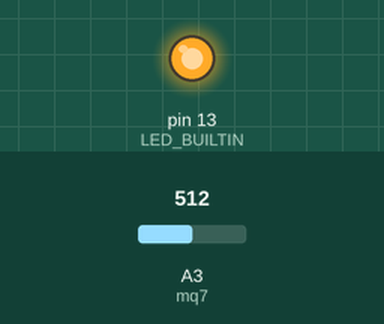
The sketch below on a simulated Arduino Uno, built with avr-gcc and run on an emulated ATmega328P. Parts: output pins drawn as LEDs (lit = HIGH). The inputs (shaded band) are chosen by the test bench; at power-on: A3 (mq7) = 512.

Above: at 1.2 s.
1.3 s: A3 (mq7) set to 218
2.8 s: A3 (mq7) set to 189
At 4.0 s:
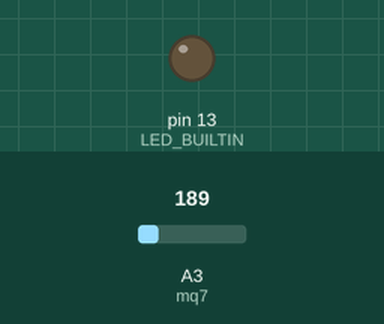
4.3 s: A3 (mq7) set to 210
At 5.2 s:
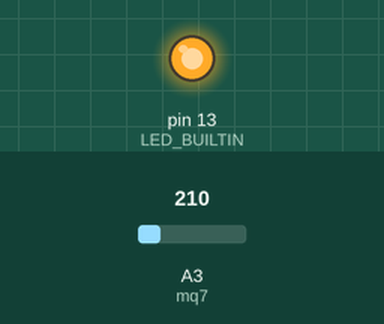
5.8 s: A3 (mq7) set to 190
At 6.3 s:
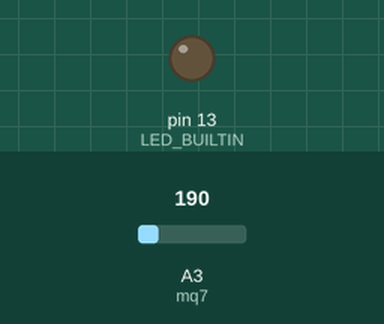
Timing chart, 0 to 8.3 s (numbered marks = the images above; inputs shaded):
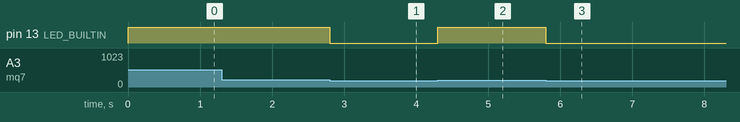

The sketch:

MQ7.ino
```cpp
// Sensor Pin
#define mq7 A3
// Thereshold to warning
#define threshold 200

int sensorValue = 0;

void setup() {
    Serial.begin(9600);
    pinMode(LED_BUILTIN, OUTPUT);
}

void loop() {
  sensorValue = analogRead(mq7);

  if (sensorValue > threshold) {
    digitalWrite(LED_BUILTIN, HIGH);
  } else {
    digitalWrite(LED_BUILTIN, LOW);
  }
}
```

Measured:
- the behaviour switches between 201 and 200 on A3 (mq7) (found by bisection; images 0 and 1)
- after the input at 1.3 s, every drawn part: stays the same
- after the input at 2.8 s, pin 13 (LED_BUILTIN): HIGH → LOW at once
- after the input at 4.3 s, pin 13 (LED_BUILTIN): LOW → HIGH at once
- after the input at 5.8 s, pin 13 (LED_BUILTIN): HIGH → LOW at once
